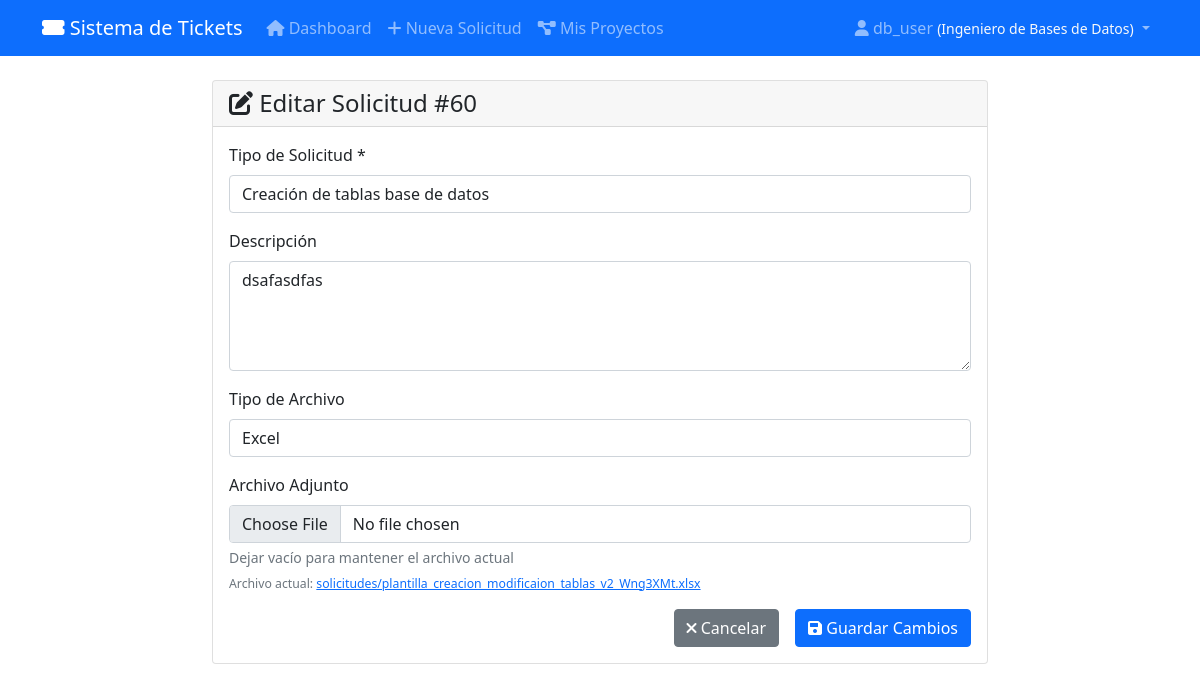
/solicitud/60/editar/ (signed in), run on the app's committed database.
### tickets/models.py (models this page shows, shortened)
class UserProfile(models.Model):
    ROLES = [
        ('dev', 'Ingeniero de Desarrollo'),
        ('db', 'Ingeniero de Bases de Datos'),
        ('devops', 'Ingeniero DevOps'),
        ('admin', 'Administrador'),
        ('lider', 'Líder de Proyecto'),
    ]
    user = models.OneToOneField(User, on_delete=models.CASCADE, related_name='profile')
    role = models.CharField(max_length=10, choices=ROLES, default='dev')
    proyectos_asignados = models.ManyToManyField(Proyecto, blank=True,
                                               related_name='miembros_equipo',
                                               verbose_name="Proyectos Asignados")
    departamento = models.CharField(max_length=100, blank=True, verbose_name="Departamento")
    telefono = models.CharField(max_length=20, blank=True, verbose_name="Teléfono")
    activo = models.BooleanField(default=True, verbose_name="Activo")
    fecha_creacion = models.DateTimeField(auto_now_add=True)
    def puede_gestionar_proyecto(self, proyecto):
        if self.role == 'admin':
            return True
        if self.role == 'lider' and proyecto.lider_proyecto == self.user:
            return True
        return proyecto in self.proyectos_asignados.all()
    def get_proyectos_disponibles(self):
        if self.role == 'admin':
            return Proyecto.objects.filter(activo=True)
        elif self.role == 'lider':
            return Proyecto.objects.filter(
                models.Q(lider_proyecto=self.user) |
                models.Q(miembros_equipo=self.user),
                activo=True
            ).distinct()
        else:
            return self.proyectos_asignados.filter(activo=True)

class Solicitud(models.Model):
    TIPOS_SOLICITUD = [
        ('crear_tabla', 'Creación de tablas base de datos'),
        ('modificar_tabla', 'Modificación de tabla base de datos'),
        ('compilar_objetos', 'Compilación de objetos'),
        ('asignar_permisos', 'Asignación de permisos'),
        ('crear_usuarios', 'Creación de usuarios y roles'),
        ('pull_request', 'Solicitud pull request'),
        ('despliegue', 'Solicitud de despliegue'),
        ('crear_bd', 'Creación de bases de datos'),
        ('crear_esquemas', 'Creación de esquemas'),
        ('compilar_scripts_qa', 'Compilación de scripts de tickets en QA'),
        ('compilar_scripts_pu', 'Compilación de scripts de tickets en PU'),
    ]
    TIPOS_ARCHIVO = [
        ('excel', 'Excel'),
        ('zip', 'ZIP'),
        ('sql', 'SQL'),
    ]
    ESTADOS = [
        ('registrada', 'Registrada'),
        ('revision', 'En revisión'),
        ('aprobada', 'Aprobada'),
        ('rechazada', 'Rechazada'),
        ('finalizada', 'Finalizada'),
        ('cancelada', 'Cancelada'),
        ('pendiente_aprobacion_lider', 'Pendiente aprobación líder'),
    ]
    AMBIENTES = [
        ('desarrollo', 'Desarrollo'),
        ('qa', 'QA'),
        ('pu', 'Producción'),
        ('todos', 'Todos los ambientes'),
    ]
    TIPOS_BD = ['crear_tabla', 'modificar_tabla', 'asignar_permisos', 'crear_usuarios', 'crear_bd', 'crear_esquemas']
    TIPOS_DEVOPS = ['pull_request', 'despliegue']
    TIPOS_COMPILACION = ['compilar_objetos', 'compilar_scripts_qa', 'compilar_scripts_pu']
    proyecto = models.ForeignKey(Proyecto, on_delete=models.CASCADE,
                                related_name='solicitudes', verbose_name="Proyecto",  null=True, blank=True)
    tipo_solicitud = models.CharField(max_length=30, choices=TIPOS_SOLICITUD)
    tipo_archivo = models.CharField(max_length=10, choices=TIPOS_ARCHIVO, blank=True, null=True)
    archivo_adjunto = models.FileField(upload_to='solicitudes/', blank=True, null=True)
    estado = models.CharField(max_length=30, choices=ESTADOS, default='registrada')
    descripcion = models.TextField(blank=True, null=True)
    fecha_creacion = models.DateTimeField(auto_now_add=True)
    fecha_modificacion = models.DateTimeField(auto_now=True)
    usuario = models.ForeignKey(User, on_delete=models.CASCADE)
    base_datos_aplicacion = models.CharField(max_length=100, help_text="Base de datos o aplicación donde se aplicará")
    correo_notificacion = models.EmailField(help_text="Correo para notificaciones")
    ambientes_ejecucion = models.JSONField(default=list, blank=True, help_text="Ambientes donde ejecutar (para scripts)")
    lider_proyecto = models.ForeignKey(User, on_delete=models.SET_NULL, null=True, blank=True,
                                     related_name='solicitudes_lideradas',
                                     help_text="Líder que debe aprobar (para creación de usuarios)")
    url_commit = models.URLField(blank=True, null=True)
    nombre_branch = models.CharField(max_length=100, blank=True, null=True)
    entorno = models.CharField(max_length=50, blank=True, null=True)
    script_sql_generado = models.TextField(blank=True, null=True)
    estructura_validada = models.BooleanField(default=False, help_text="Si la estructura del archivo fue validada")
    usuario_creado = models.CharField(max_length=100, blank=True, null=True)
    password_generado = models.CharField(max_length=100, blank=True, null=True)
    def puede_editar(self, user):
        user_profile = UserProfile.objects.get_or_create(user=user)[0]
        if user_profile.role == 'admin':
            return True
        if self.proyecto and user_profile.puede_gestionar_proyecto(self.proyecto):
            return True
        if self.usuario == user and self.estado in ['registrada', 'revision']:
            return True
        return False
    class Meta:
        ordering = ['-fecha_creacion']

### tickets/views.py (the view)
# urls.py: path('solicitud/<int:pk>/editar/', views.editar_solicitud, name='editar_solicitud'),
@login_required
def editar_solicitud(request, pk):
    solicitud = get_object_or_404(Solicitud, pk=pk)
    if not solicitud.puede_editar(request.user):
        messages.error(request, 'No tienes permisos para editar esta solicitud o ya no está en estado registrada.')
        return redirect('detalle_solicitud', pk=pk)
    if request.method == 'POST':
        form = EditarSolicitudForm(request.POST, request.FILES, instance=solicitud, user=request.user)
        if form.is_valid():
            solicitud_actualizada = form.save(commit=False)
            ambientes = form.cleaned_data.get('ambientes_ejecucion', [])
            solicitud_actualizada.ambientes_ejecucion = list(ambientes) if ambientes else []
            solicitud_actualizada.save()
            if 'archivo_adjunto' in form.changed_data:
                solicitud_actualizada.script_sql_generado = None
                solicitud_actualizada.estructura_validada = False
                solicitud_actualizada.save()
                messages.info(request, 'Archivo actualizado. El script SQL deberá ser regenerado por el equipo de Base de Datos.')
            messages.success(request, 'Solicitud actualizada exitosamente.')
            return redirect('detalle_solicitud', pk=pk)
    else:
        form = EditarSolicitudForm(instance=solicitud, user=request.user)
        if solicitud.ambientes_ejecucion:
            form.initial['ambientes_ejecucion'] = solicitud.ambientes_ejecucion
    return render(request, 'tickets/editar_solicitud.html', {'form': form, 'solicitud': solicitud})

### templates/tickets/editar_solicitud.html (shortened to what this page needs)
{% extends 'base.html' %}
{% block content %}
<div class="row justify-content-center">
    <div class="col-md-8">
        <div class="card">
            <div class="card-header">
                <h4 class="mb-0"><i class="fas fa-edit"></i> Editar Solicitud #{{ solicitud.id }}</h4>
            </div>
            <div class="card-body">
                <form method="post" enctype="multipart/form-data" id="editarSolicitudForm">
                    <div class="mb-3">
                        <label for="{{ form.tipo_solicitud.id_for_label }}" class="form-label">Tipo de Solicitud *</label>
                        {{ form.tipo_solicitud }}
                    </div>
                    <div class="mb-3">
                        <label for="{{ form.descripcion.id_for_label }}" class="form-label">Descripción</label>
                        {{ form.descripcion }}
                    </div>
                    <div id="archivo-section" class="mb-3">
                        <label for="{{ form.tipo_archivo.id_for_label }}" class="form-label">Tipo de Archivo</label>
                        {{ form.tipo_archivo }}
                    </div>
                    <div id="archivo-upload" class="mb-3">
                        <label for="{{ form.archivo_adjunto.id_for_label }}" class="form-label">Archivo Adjunto</label>
                        {{ form.archivo_adjunto }}
                        {% if form.archivo_adjunto.help_text %}
                            <div class="form-text">{{ form.archivo_adjunto.help_text }}</div>
                        {% endif %}
                        {% if solicitud.archivo_adjunto %}
                            <div class="form-text">
                                <small>Archivo actual: <a href="{{ solicitud.archivo_adjunto.url }}" target="_blank">{{ solicitud.archivo_adjunto.name }}</a></small>
                            </div>
                        {% endif %}
                    </div>
                    <div class="d-grid gap-2 d-md-flex justify-content-md-end">
                        <a href="{% url 'detalle_solicitud' solicitud.pk %}" class="btn btn-secondary me-md-2">
                            <i class="fas fa-times"></i> Cancelar
                        </a>
                        <button type="submit" class="btn btn-primary">
                            <i class="fas fa-save"></i> Guardar Cambios
                        </button>
                    </div>
                </form>
            </div>
        </div>
    </div>
</div>
{% endblock %}

### templates/base.html (shortened to what this page needs)
<!DOCTYPE html>
<html lang="es">
<head>
    <link href="https://cdn.jsdelivr.net/npm/bootstrap@5.1.3/dist/css/bootstrap.min.css" rel="stylesheet">
    <link href="https://cdnjs.cloudflare.com/ajax/libs/font-awesome/6.0.0/css/all.min.css" rel="stylesheet">
</head>
<body>
    <nav class="navbar navbar-expand-lg navbar-dark bg-primary">
        <div class="container">
            <a class="navbar-brand" href="{% url 'dashboard' %}">
                <i class="fas fa-ticket-alt"></i> Sistema de Tickets
            </a>
            {% if user.is_authenticated %}
            <div class="collapse navbar-collapse" id="navbarNav">
                <ul class="navbar-nav me-auto">
                    <li class="nav-item">
                        <a class="nav-link" href="{% url 'dashboard' %}">
                            <i class="fas fa-home"></i> Dashboard
                        </a>
                    </li>
                    <li class="nav-item">
                        <a class="nav-link" href="{% url 'crear_solicitud' %}">
                            <i class="fas fa-plus"></i> Nueva Solicitud
                        </a>
                    </li>
                    {% if user.profile.role == 'admin' %}
                    <li class="nav-item dropdown">
                        <a class="nav-link dropdown-toggle" href="#" id="adminDropdown" role="button" data-bs-toggle="dropdown">
                            <i class="fas fa-cogs"></i> Administración
                        </a>
                        <ul class="dropdown-menu">
                            <li><a class="dropdown-item" href="{% url 'panel_administracion' %}">
                                <i class="fas fa-tachometer-alt"></i> Panel Principal
                            </a></li>
                            <li><a class="dropdown-item" href="{% url 'lista_proyectos' %}">
                                <i class="fas fa-project-diagram"></i> Gestionar Proyectos
                            </a></li>
                            <li><a class="dropdown-item" href="{% url 'gestionar_usuarios' %}">
                                <i class="fas fa-users"></i> Gestionar Usuarios
                            </a></li>
                            <li><a class="dropdown-item" href="{% url 'estadisticas_avanzadas' %}">
                                <i class="fas fa-chart-bar"></i> Estadísticas
                            </a></li>
                        </ul>
                    </li>
                    {% else %}
                    <li class="nav-item">
                        <a class="nav-link" href="{% url 'lista_proyectos' %}">
                            <i class="fas fa-project-diagram"></i> Mis Proyectos
                        </a>
                    </li>
                    {% endif %}
                </ul>
                <ul class="navbar-nav">
                    <li class="nav-item dropdown">
                        <a class="nav-link dropdown-toggle" href="#" id="navbarDropdown" role="button" data-bs-toggle="dropdown">
                            <i class="fas fa-user"></i> {{ user.username }}
                            {% if user.profile %}
                                <small class="text-light">({{ user.profile.get_role_display }})</small>
                            {% endif %}
                        </a>
                    </li>
                </ul>
            </div>
            {% endif %}
        </div>
    </nav>
    <main class="container-fluid mt-4">
        {% block content %}{% endblock %}
    </main>
</body>
</html>

### data on the page
Solicitud: id "60", tipo_solicitud "Creación de tablas base de datos", descripcion "dsafasdfas", tipo_archivo "Excel", archivo_adjunto.name "solicitudes/plantilla_creacion_modificaion_tablas_v2_Wng3XMt.xlsx"

### other printed values
{{ user.username }} "db_user"
{{ user.profile.get_role_display }} "Ingeniero de Bases de Datos"
